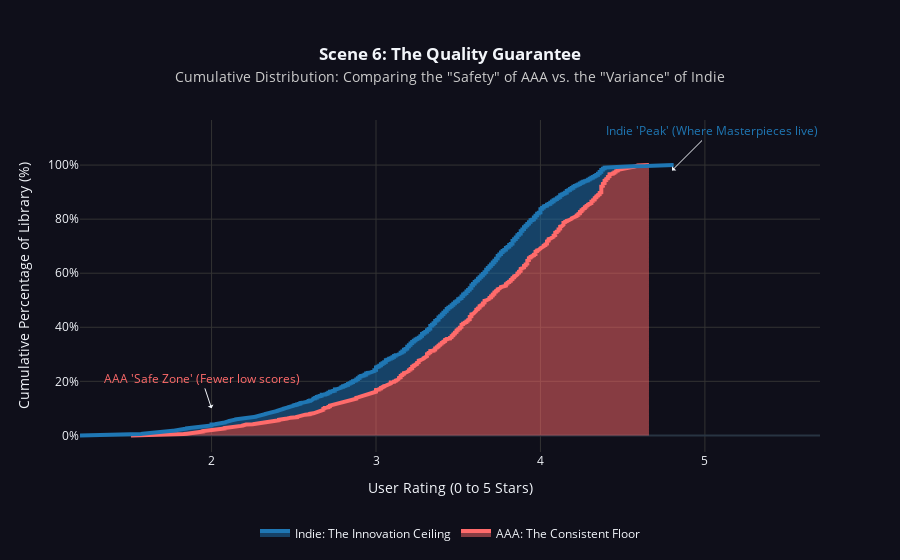

The code cell stored with this chart in its notebook:
### Code cell
import plotly.graph_objects as go
import numpy as np
import pandas as pd

# --- 1. DATA PREP: CALCULATING CUMULATIVE PROBABILITIES ---
df_q = df_clean[df_clean['rating'] > 0].copy()

# Sort ratings for each tier
aaa_ratings = np.sort(df_q[df_q['tier'] == 'AAA']['rating'])
indie_ratings = np.sort(df_q[df_q['tier'] == 'Indie']['rating'])

# Calculate the "Cumulative % of Library"
aaa_y = np.linspace(0, 100, len(aaa_ratings))
indie_y = np.linspace(0, 100, len(indie_ratings))

# --- 2. CREATE THE FIGURE ---
fig = go.Figure()

# AAA Line
fig.add_trace(go.Scatter(
    x=aaa_ratings, y=aaa_y,
    name='AAA: The Consistent Floor',
    line=dict(color='#FF6B6B', width=4),
    fill='tozeroy', # Shading the area under the curve
    hovertemplate='Rating: %{x}<br>%{y:.1f}% of AAA games are at or below this score'
))

# Indie Line
fig.add_trace(go.Scatter(
    x=indie_ratings, y=indie_y,
    name='Indie: The Innovation Ceiling',
    line=dict(color='#1F77B4', width=4),
    fill='tonexty',
    hovertemplate='Rating: %{x}<br>%{y:.1f}% of Indie games are at or below this score'
))

# --- 3. STAKEHOLDER STYLING ---
fig.update_layout(
    title=dict(
        text='<b>Scene 6: The Quality Guarantee</b><br><span style="font-size:14px; color:#ccc;">Cumulative Distribution: Comparing the "Safety" of AAA vs. the "Variance" of Indie</span>',
        x=0.5, xanchor='center'
    ),
    template='plotly_dark',
    paper_bgcolor='#0f0f1a',
    plot_bgcolor='#0f0f1a',
    xaxis=dict(
        title='User Rating (0 to 5 Stars)', 
        gridcolor='#333',
        tickvals=[1, 2, 3, 4, 5]
    ),
    yaxis=dict(
        title='Cumulative Percentage of Library (%)', 
        gridcolor='#333',
        ticksuffix='%'
    ),
    margin=dict(l=80, r=80, t=120, b=100),
    legend=dict(orientation="h", yanchor="top", y=-0.2, xanchor="center", x=0.5)
)

# Add Annotations to explain the "Variance"
fig.add_annotation(
    x=2.0, y=10, text="AAA 'Safe Zone' (Fewer low scores)",
    showarrow=True, arrowhead=1, font=dict(color="#FF6B6B")
)
fig.add_annotation(
    x=4.8, y=98, text="Indie 'Peak' (Where Masterpieces live)",
    showarrow=True, arrowhead=1, font=dict(color="#1F77B4"), ax=40, ay=-40
)

fig.show()

### Figure 1 — Plotly figure (JSON) as saved in the notebook; plotly's stock layout.template omitted (floating-point values rounded to 4 significant figures; data arrays with more than 128 entries replaced by an {"elided": "..."} marker saying what was removed)
{"data": [{"fill": "tozeroy", "hovertemplate": "Rating: %{x}<br>%{y:.1f}% of AAA games are at or below this score", "line": {"color": "#FF6B6B", "width": 4}, "name": "AAA: The Consistent Floor", "type": "scatter", "x": {"elided": "626 float values"}, "y": {"elided": "626 float values"}}, {"fill": "tonexty", "hovertemplate": "Rating: %{x}<br>%{y:.1f}% of Indie games are at or below this score", "line": {"color": "#1F77B4", "width": 4}, "name": "Indie: The Innovation Ceiling", "type": "scatter", "x": {"elided": "1978 float values"}, "y": {"elided": "1978 float values"}}], "layout": {"annotations": [{"arrowhead": 1, "font": {"color": "#FF6B6B"}, "showarrow": true, "text": "AAA 'Safe Zone' (Fewer low scores)", "x": 2, "y": 10}, {"arrowhead": 1, "ax": 40, "ay": -40, "font": {"color": "#1F77B4"}, "showarrow": true, "text": "Indie 'Peak' (Where Masterpieces live)", "x": 4.8, "y": 98}], "legend": {"orientation": "h", "x": 0.5, "xanchor": "center", "y": -0.2, "yanchor": "top"}, "margin": {"b": 100, "l": 80, "r": 80, "t": 120}, "paper_bgcolor": "#0f0f1a", "plot_bgcolor": "#0f0f1a", "title": {"text": "<b>Scene 6: The Quality Guarantee</b><br><span style=\"font-size:14px; color:#ccc;\">Cumulative Distribution: Comparing the \"Safety\" of AAA vs. the \"Variance\" of Indie</span>", "x": 0.5, "xanchor": "center"}, "xaxis": {"gridcolor": "#333", "tickvals": [1, 2, 3, 4, 5], "title": {"text": "User Rating (0 to 5 Stars)"}}, "yaxis": {"gridcolor": "#333", "ticksuffix": "%", "title": {"text": "Cumulative Percentage of Library (%)"}}}}
